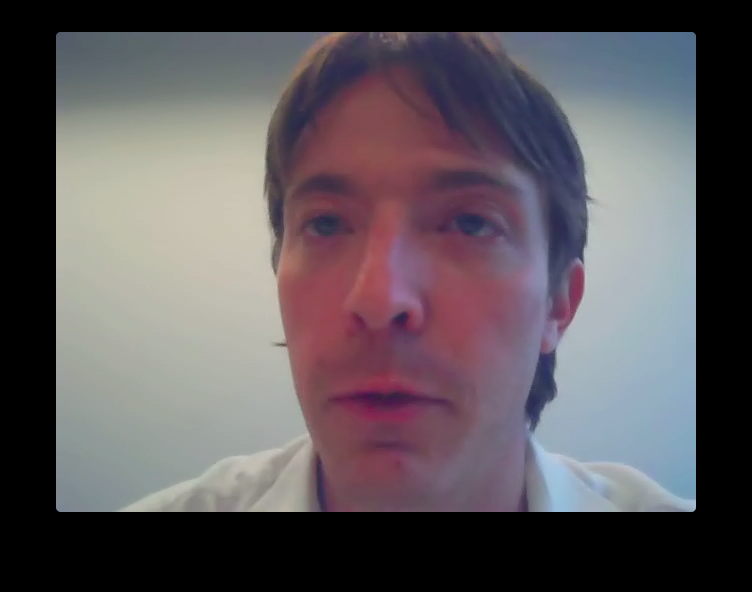
#> input picture data/img_set0/6.png, 752 x 592 px, given in place of 6.jpg, which was not available
$ python test.py   (older library calls are emulated)
#> lines starting #> are read from the running program, lines starting #| are printed output that depends on the picture; after the words box and inside, x2 and y2 are one past the last pixel; in counts of white or black regions, pixels touching at a corner belong together; pictures that were not available may be replaced by others from this repository, and a replacement may not be noted
#!/usr/bin/env python

# Python 2/3 compatibility
from __future__ import print_function

import cv2
import numpy as np

# built-in module
import sys


if __name__ == '__main__':
    print(__doc__)

    try:
        fn = sys.argv[1]
    except:
        fn = 0

    def nothing(*arg):
        pass

    cv2.namedWindow('edge')
    cv2.namedWindow('res')
    cv2.namedWindow('res1')
    cv2.namedWindow('res2')
    cv2.moveWindow('res', 250, 100)
    cv2.moveWindow('res1', 0, 300)
    cv2.moveWindow('res2', 250, 300)
    # cv2.createTrackbar('thrs1', 'edge', 1, 20, nothing)
    cv2.createTrackbar('thrs1', 'edge', 0, 250, nothing)
    # [4 lines of commented-out code are left out]

    img = cv2.imread('../data/eyes_found_tmp/6.jpg')
#> img is the input picture: shape (592, 752, 3); mean B, G, R 91.9, 87.2, 93.6
    if img is None:
        print('warning: no image')
    # img = cv2.resize(img, None, fx=5, fy=5, interpolation=cv2.INTER_CUBIC)
    src_img = cv2.resize(img, None, fx=5, fy=5, interpolation=cv2.INTER_CUBIC)

    while True:
        # gray = cv2.cvtColor(img, cv2.COLOR_BGR2GRAY)
        thrs1 = cv2.getTrackbarPos('thrs1', 'edge')
        thrs2 = cv2.getTrackbarPos('thrs2', 'edge')
        # print(thrs1, thrs2)
        res = cv2.Canny(img, thrs1, thrs2, apertureSize=5)
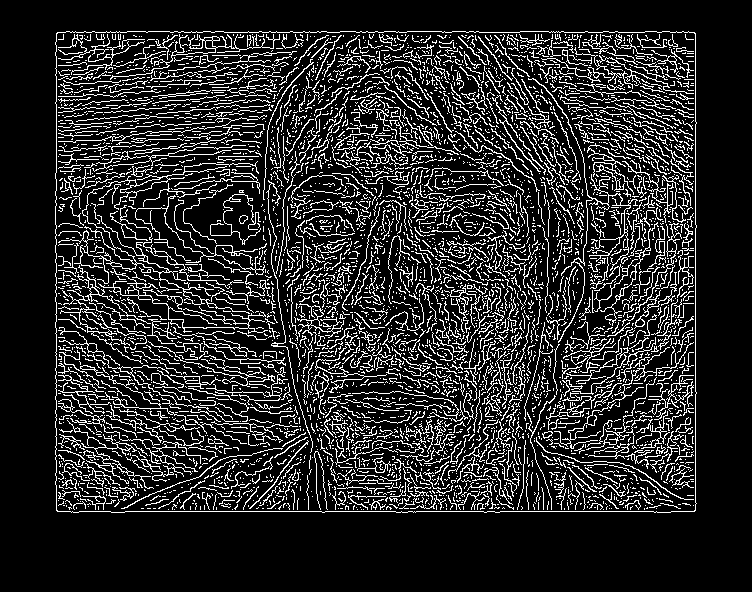
#> res: shape (592, 752); 15.7% white in thin lines or dots, all inside (x1, y1, x2, y2) = (55, 31, 697, 513)
        retv, edge = cv2.threshold(img, thresh=thrs1, maxval=2,  type=cv2.THRESH_TOZERO)
#> retv = 0
        # res_x = cv2.Sobel(img, ddepth=-1, dx=1, dy=0)
        # res_y = cv2.Sobel(img, ddepth=-1, dx=0, dy=1)
        # res = cv2.addWeighted(res_x, 1.0, res_y, 1.0, 0)

        vis = img.copy()
        # vis = np.uint8(vis/2.)
        vis[res != 0] = (0, 255, 0)
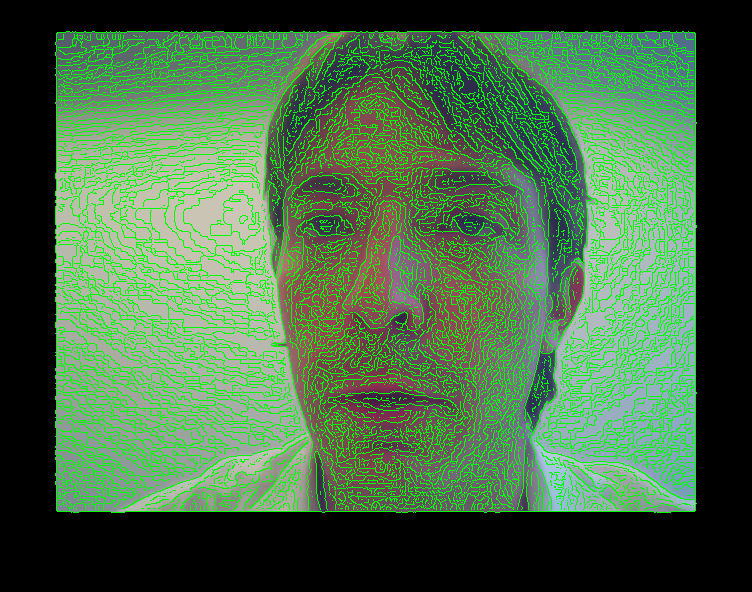
#> vis: shape (592, 752, 3); 15.72% of pixels changed, all inside (x1, y1, x2, y2) = (55, 31, 697, 513)

        # print('thrs1 = ', thrs1, ' thrs2 = ', thrs2)

        h, w = res.shape[:2]
#> h = 592; w = 752
        _, contours0, hierarchy = cv2.findContours(res.copy(), cv2.RETR_TREE, cv2.CHAIN_APPROX_SIMPLE)
#> contours0 = 4975 contours, 4829 with area under 20; largest, box (x1, y1, x2, y2) and area: (55, 31, 697, 513) 306549, (55, 31, 697, 513) 306543, (58, 161, 259, 314) 644, (92, 145, 246, 172) 304, (104, 155, 151, 169) 272
        contours = [cv2.approxPolyDP(cnt, 3, True) for cnt in contours0]
#> contours = 4975 contours, 4639 with area under 20; largest, box (x1, y1, x2, y2) and area: (56, 32, 696, 512) 304965, (56, 32, 696, 512) 303853, (58, 161, 259, 314) 1097, (60, 265, 151, 364) 544, (92, 145, 246, 172) 524
        vis2 = np.zeros((h, w, 3), np.uint8)
        levels = thrs1 - 3
        cv2.drawContours(vis2, contours, (-1, 2)[levels <= 0], (128, 255, 255),
                         3, cv2.LINE_AA, hierarchy, abs(levels))

        vis3 = np.zeros((h, w, 3), np.uint8)
        for cnt in contours:
            rect = cv2.minAreaRect(cnt)
            box = cv2.boxPoints(rect)
            box = np.int0(box)
            cv2.drawContours(vis3, [box], 0, (0, 0, 255), 2)
#> this loop made 4975 passes
#> (rect, box) on passes 3 to 5: (((603, 509), (0, 0), -90), [[603, 509], [603, 509], [603, 509], [603, 509]]), (((383, 509), (0, 0), -90), [[383, 509], [383, 509], [383, 509], [383, 509]]), (((363, 509), (0, 0), -90), [[363, 509], [363, 509], [363, 509], [363, 509]])
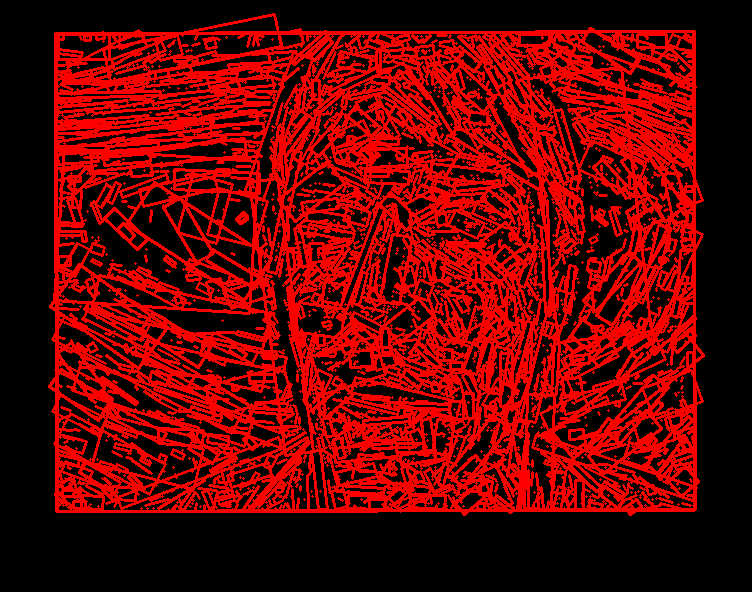
#> vis3: shape (592, 752, 3); mean of channels 0, 1, 2 0, 0, 102.7; drawn as B, G, R

        vis = cv2.resize(vis, None, fx=5, fy=5, interpolation=cv2.INTER_CUBIC)
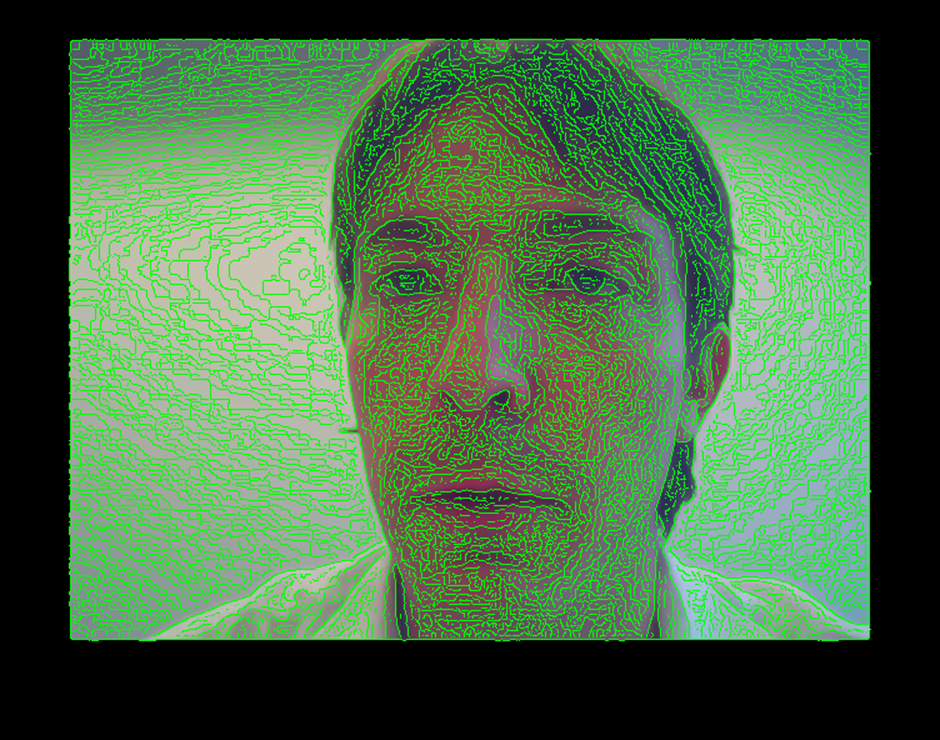
#> vis: shape (2960, 3760, 3) (shown at 1/4 size); mean B, G, R 71.5, 107.2, 73
        res = cv2.resize(res, None, fx=5, fy=5, interpolation=cv2.INTER_CUBIC)
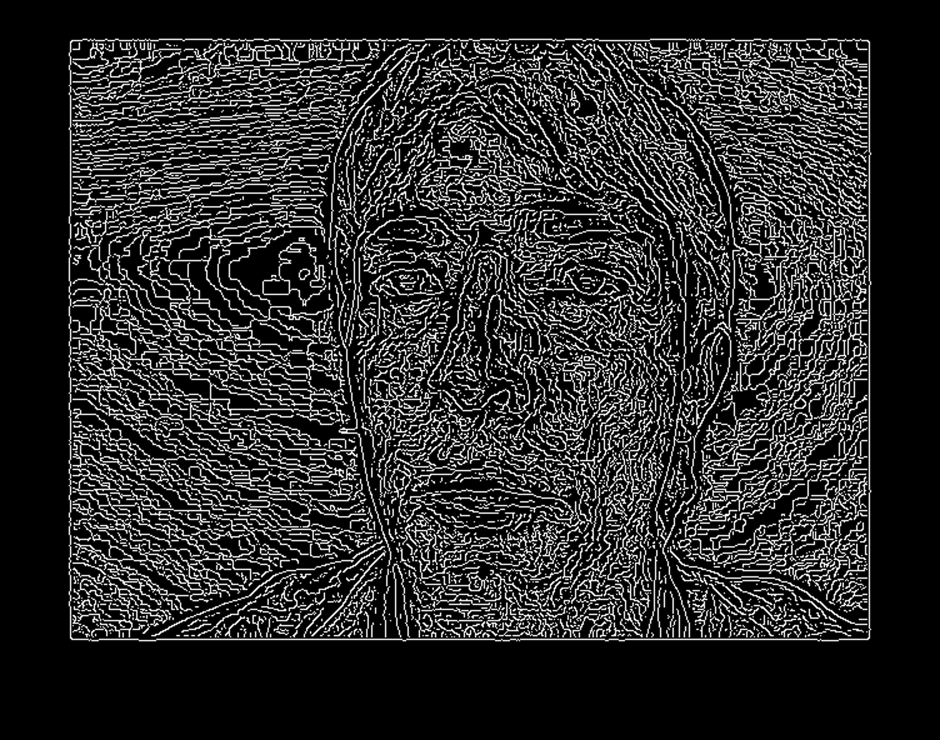
#> res: shape (2960, 3760) (shown at 1/4 size); min 0, max 255, mean 43.5
        vis2 = cv2.resize(vis2, None, fx=5, fy=5, interpolation=cv2.INTER_CUBIC)
#> vis2: shape (2960, 3760, 3)
        vis3 = cv2.resize(vis3, None, fx=5, fy=5, interpolation=cv2.INTER_CUBIC)
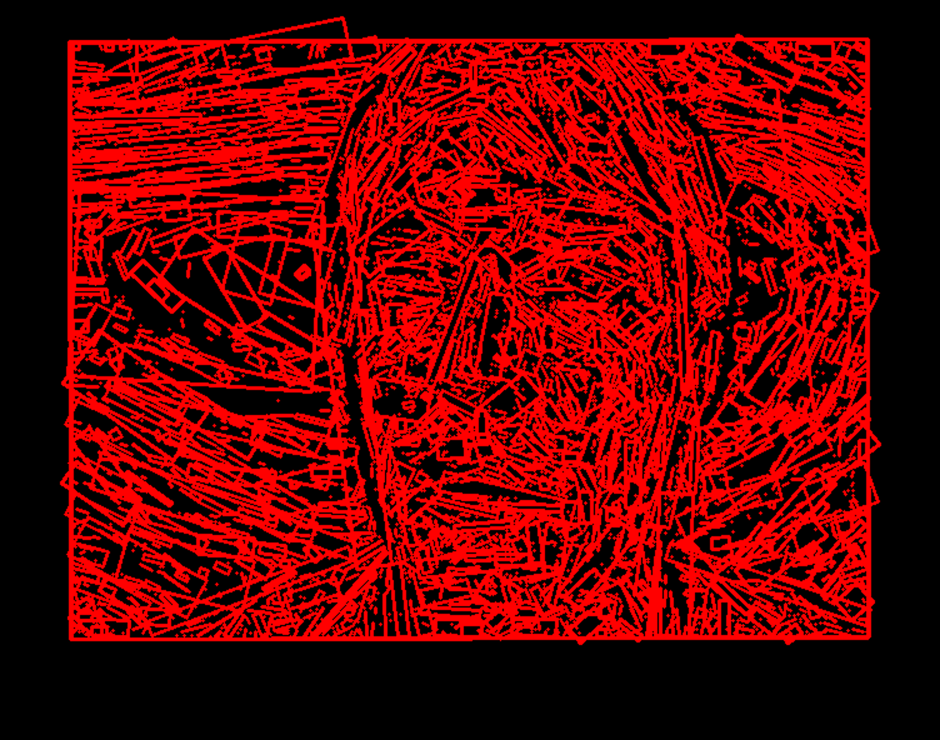
#> vis3: shape (2960, 3760, 3) (shown at 1/4 size); mean of channels 0, 1, 2 0, 0, 102; drawn as B, G, R
        img_big = cv2.resize(img, None, fx=5, fy=5, interpolation=cv2.INTER_CUBIC)
        edge = cv2.resize(edge, None, fx=5, fy=5, interpolation=cv2.INTER_CUBIC)
        # res_x = cv2.resize(res_x, None, fx=5, fy=5, interpolation=cv2.INTER_CUBIC)
        # res_y = cv2.resize(res_y, None, fx=5, fy=5, interpolation=cv2.INTER_CUBIC)
        cv2.imshow('edge', edge)
        cv2.imshow('res', res)
        # cv2.imshow('res1', src_img)
        cv2.imshow('res1', img_big)
        # cv2.imshow('edge', vis2)


        # cv2.imshow('res2', res_y)
        ch = cv2.waitKey(5) & 0xFF
#> (key Esc is pressed here)
        if ch == 27:
            break
    cv2.destroyAllWindows()

$ run again, with data/img_set0/0.png copied over data/img_set0/6.png
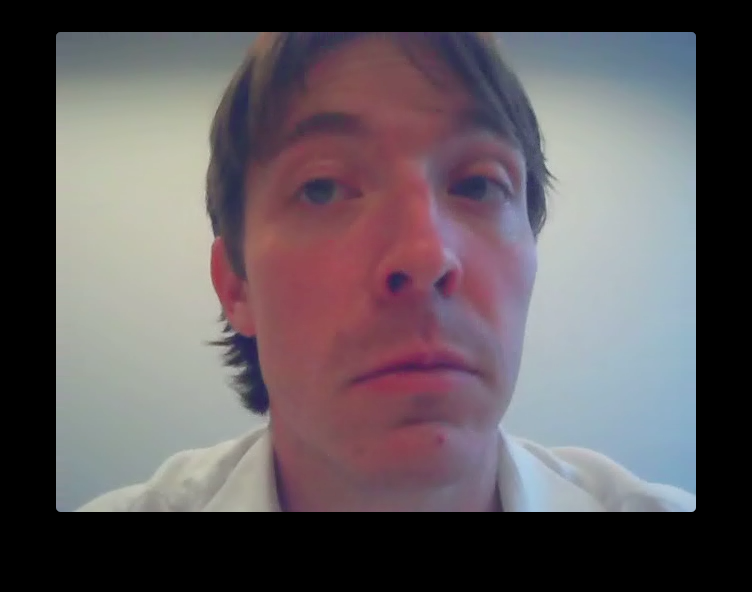
#> input picture data/img_set0/0.png, 752 x 592 px, given in place of 6.jpg, which was not available
#> img is the input picture: shape (592, 752, 3); mean B, G, R 93.9, 89.6, 97.5
#> `res = cv2.Canny(img, thrs1, thrs2, apertureSize=5)`:
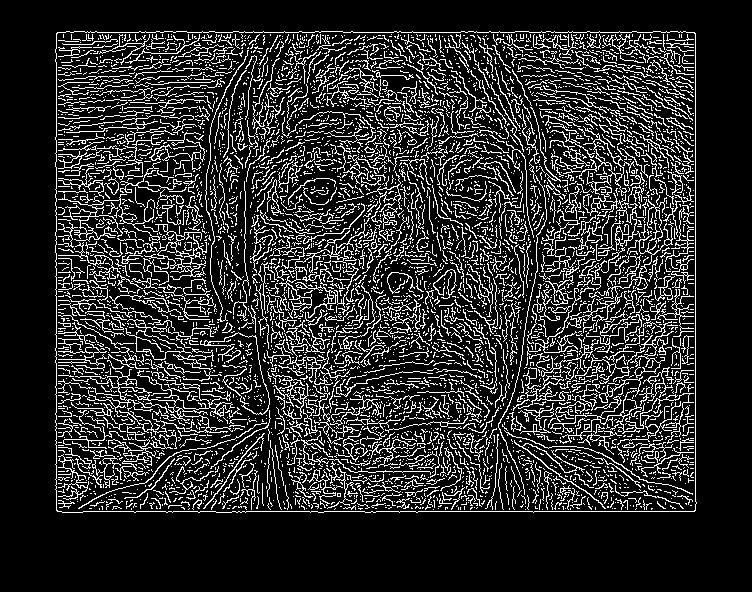
#> res: shape (592, 752); 16.8% white in thin lines or dots, all inside (x1, y1, x2, y2) = (55, 31, 697, 513)
#> retv = 0
#> contours0 = 5629 contours, 5442 with area under 20; largest, box (x1, y1, x2, y2) and area: (55, 31, 697, 513) 306391, (55, 31, 697, 513) 306385, (583, 126, 627, 216) 640, (143, 224, 207, 280) 592, (593, 139, 624, 175) 392
#> contours = 5629 contours, 5222 with area under 20; largest, box (x1, y1, x2, y2) and area: (56, 32, 696, 512) 304965, (56, 32, 696, 512) 303853, (75, 369, 235, 433) 994, (143, 224, 207, 280) 818, (583, 126, 626, 216) 756
#> the loop `for cnt in contours:` made 5629 passes
#> (rect, box) on passes 3 to 5: (((542, 509), (0, 0), -90), [[542, 509], [542, 509], [542, 509], [542, 509]]), (((525, 509), (0, 0), -90), [[525, 509], [525, 509], [525, 509], [525, 509]]), (((433, 509), (0, 0), -90), [[433, 509], [433, 509], [433, 509], [433, 509]])
#> `vis3 = cv2.resize(vis3, None, fx=5, fy=5, interpolation=cv2.INTER_CUBIC)`:
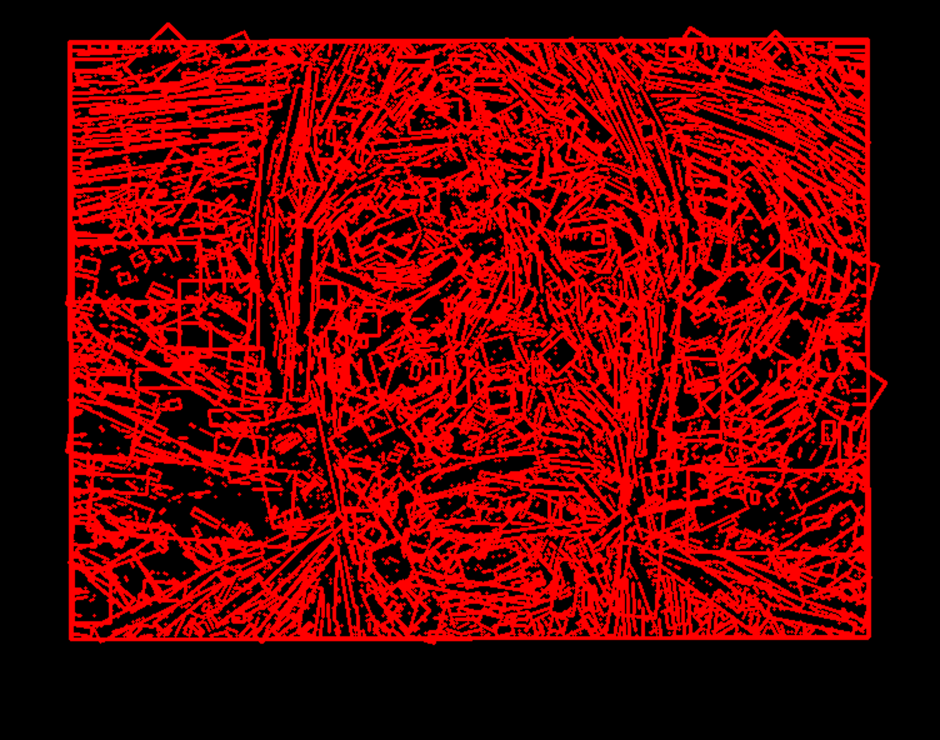
#> vis3: shape (2960, 3760, 3) (shown at 1/4 size); mean of channels 0, 1, 2 0, 0, 103.7; drawn as B, G, R

$ run again, with data/img_set0/1.png copied over data/img_set0/6.png
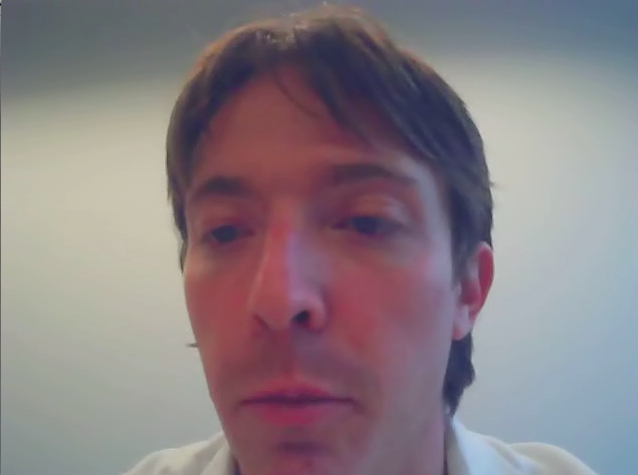
#> input picture data/img_set0/1.png, 638 x 475 px, given in place of 6.jpg, which was not available
#> img is the input picture: shape (475, 638, 3); mean B, G, R 132, 126.4, 137.3
#> `res = cv2.Canny(img, thrs1, thrs2, apertureSize=5)`:
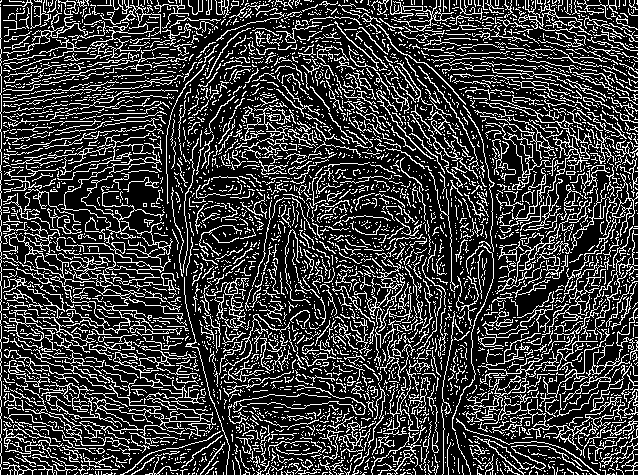
#> res: shape (475, 638); 23.3% white in thin lines or dots
#> retv = 0
#> contours0 = 5028 contours, 4855 with area under 20; largest, box (x1, y1, x2, y2) and area: (33, 349, 213, 439) 958, (98, 405, 164, 431) 601, (483, 363, 638, 458) 590, (50, 265, 182, 335) 453, (486, 122, 557, 178) 442
#> contours = 5028 contours, 4647 with area under 20; largest, box (x1, y1, x2, y2) and area: (33, 349, 213, 438) 1217, (483, 363, 638, 458) 1028, (50, 265, 182, 335) 630, (98, 407, 164, 431) 557, (486, 122, 557, 178) 513
#> the loop `for cnt in contours:` made 5028 passes
#> (rect, box) on passes 1 to 3: (((543, 474), (0, 0), -90), [[543, 474], [543, 474], [543, 474], [543, 474]]), (((425, 474), (0, 0), -90), [[425, 474], [425, 474], [425, 474], [425, 474]]), (((325, 474), (0, 0), -90), [[325, 474], [325, 474], [325, 474], [325, 474]])
#> `vis3 = cv2.resize(vis3, None, fx=5, fy=5, interpolation=cv2.INTER_CUBIC)`:
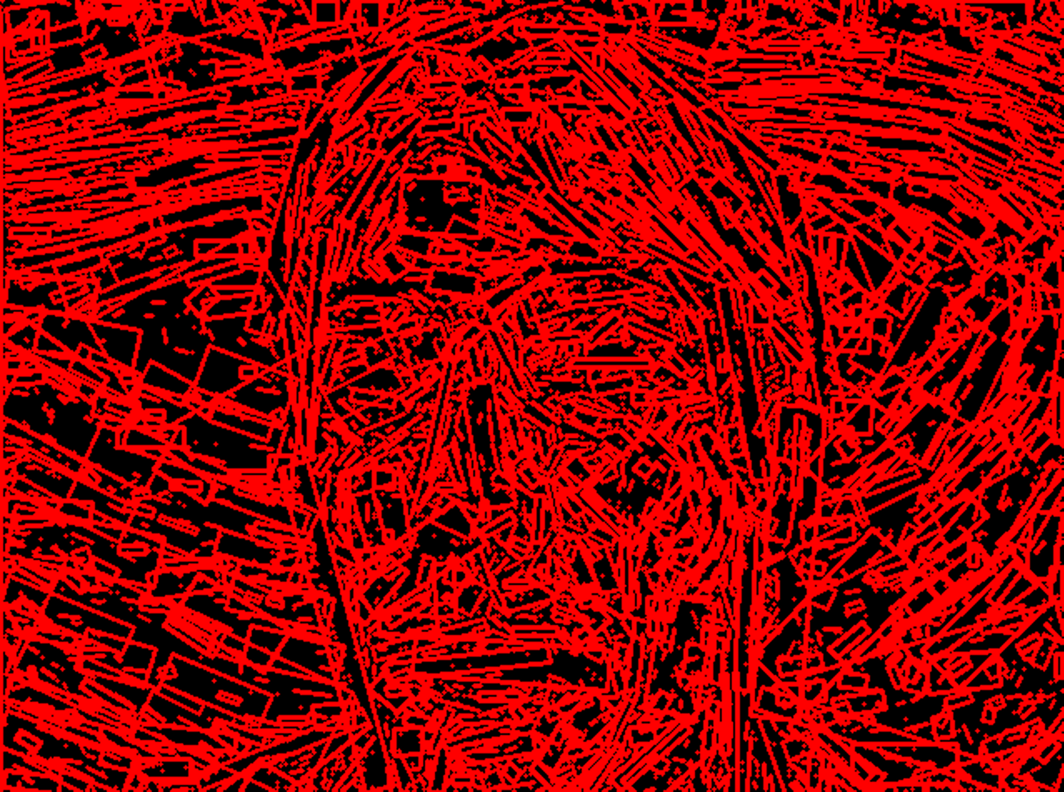
#> vis3: shape (2375, 3190, 3) (shown at 1/3 size); mean of channels 0, 1, 2 0, 0, 145.7; drawn as B, G, R
